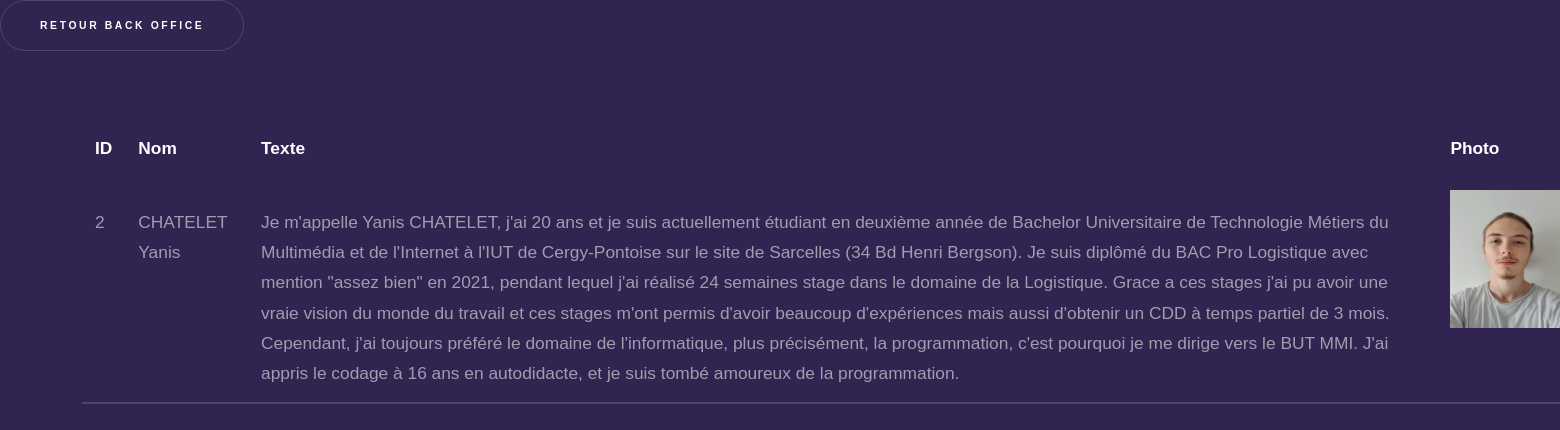
The page /admin/aPropos.php on the database its author committed.
### tables this page shows
CREATE TABLE IF NOT EXISTS `about` (
  `id` int(11) NOT NULL AUTO_INCREMENT,
  `nom` varchar(30) NOT NULL,
  `texte` text NOT NULL,
  `photo` varchar(70) NOT NULL,
  PRIMARY KEY (`id`)
);

### admin/aPropos.php (the view, shortened to what this page needs)
<!DOCTYPE html>
<html lang="en">
<head>
    <link rel="stylesheet" href="../assets/css/projet.css">
    <link rel="stylesheet" href="../assets/css/main.css">
    <link rel="stylesheet" href="back.css">
</head>
<body>
    <a href="admin.php" class="button">Retour Back Office</a>
    <div class="tab">
        <?php
            require_once 'configPDO.php';
            $req = 'SELECT * FROM about';
            $msql = $pdo->query($req);
            $msql = $msql->fetch();
            $id = $msql['id'];
            $nom = $msql['nom'];
            $texte = $msql['texte'];
            $photo = $msql['photo'];
            echo'<table>';
                echo'<thead>';
                    echo'<tr>';
                        echo'<th>ID</th>';
                        echo'<th>Nom</th>';
                        echo'<th>Texte</th>';
                        echo'<th>Photo</th>';
                        echo '<tr>';
                            echo'<td>' . $id .'</td>';
                            echo'<td>' . $nom .'</td>';
                            echo'<td>' . $texte .'</td>';
                            echo "<td><img class='imgTab' src='../images/".$photo."'></td>";
                    echo '</tr>';
            echo '</table>';
        ?>
    </div>
</body>
</html>

### assets/css/projet.css (style rules this page uses)
* { padding: 0; margin: 0; }
.tab { display: flex; padding: 82px; width: 1836px; flex-direction: row-reverse; align-items: center; }

### admin/back.css (style rules this page uses)
.imgTab { height: 138px; width: 113px; margin-bottom: -100px; }

### rows shown on the page
about: id "2", nom "CHATELET Yanis", texte "Je m'appelle Yanis CHATELET, j'ai 20 ans et je suis actuellement étudiant en deuxième année de Bachelor Universitaire de Technologie Métiers du Multimédia et de l'Internet à l'IUT de Cergy-Pontoise sur le site de Sarcelles (34 Bd Henri Bergson). Je suis diplômé du BAC Pro Logistique avec mention \"assez bien\" en 2021, pendant lequel j'ai réalisé 24 semaines stage dans le domaine de la Logistique. Grace a ces stages j'ai pu avoir une vraie vision du monde du travail et ces stages m'ont permis d'avoir beaucoup d'expériences mais aussi d'obtenir un CDD à temps partiel de 3 mois. Cependant, j'ai toujours préféré le domaine de l'informatique, plus précisément, la programmation, c'est pourquoi je…", photo (picture)
